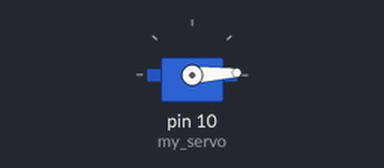
The sketch below on a simulated Arduino Uno, built with avr-gcc and run on an emulated ATmega328P. Parts: servo.

Above: at 0.05 s.
At 1.3 s:
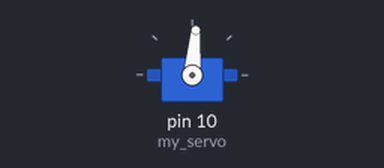
At 2.6 s:
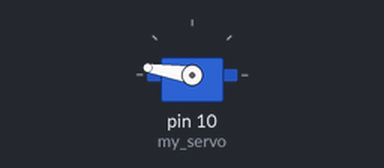
At 5.2 s:
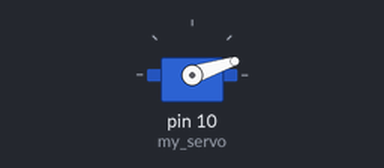
Timing chart, 0 to 7.1 s (numbered marks = the images above):
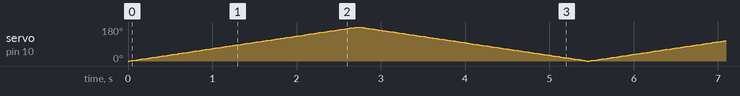

The sketch:

servo_motor_control.ino
```cpp
#include <Servo.h>
Servo my_servo;

void setup() {
  my_servo.attach(10);

}

void loop() {

  // These loops shall rorate the servo motor between 0-180 degrees and 180-0 degrees.
  for(int i = 0; i<= 180;i++)
  {
    my_servo.write(i);
    delay(15);
  }

  for(int j=180;j>=0;j--)
  {
    my_servo.write(j);
    delay(15);
  }

  Serial.print("ULTRASONIC=");
}
```
